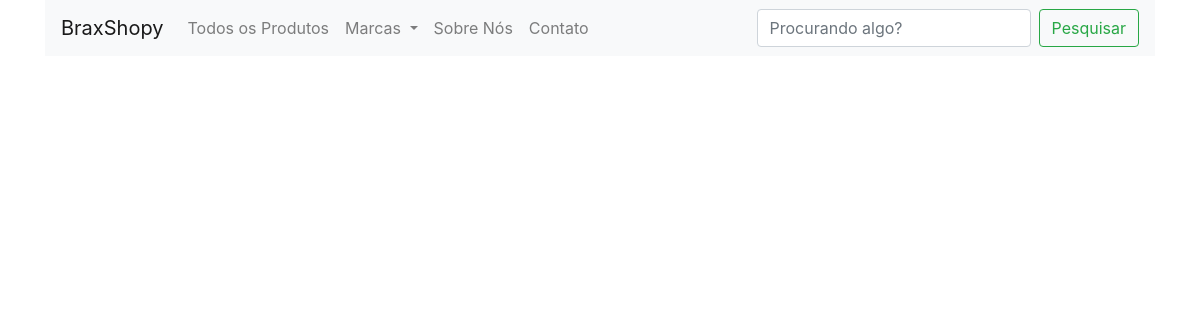
Before: / with the older database file.
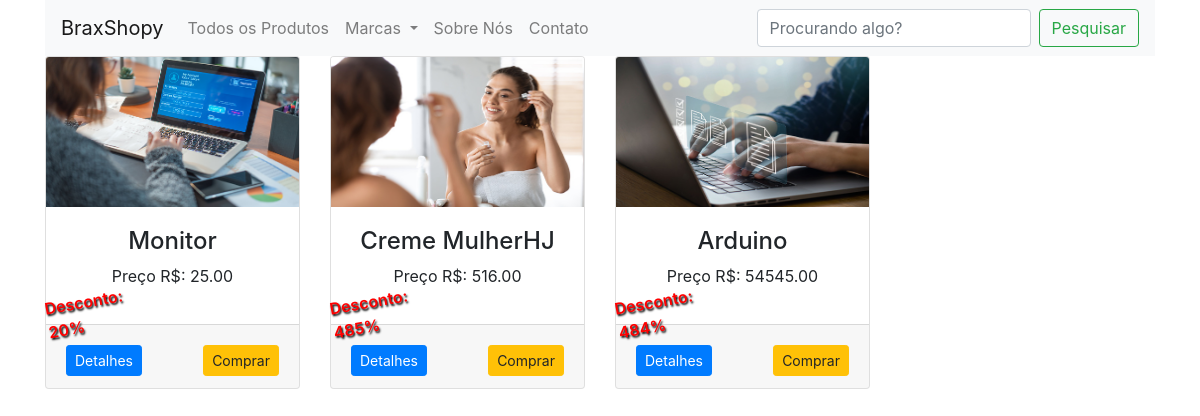
After: the same page with the newer database file.
### shop/products/models.py (models this page shows, shortened)
class Produtos(db.Model):
    id = db.Column(db.Integer, primary_key=True)
    name = db.Column(db.String(80), nullable=False)
    price = db.Column(db.Numeric(10,2), nullable=False)
    discount = db.Column(db.Integer, default=0)
    stock = db.Column(db.Integer, nullable=False)
    colors = db.Column(db.Text, nullable=False)
    description = db.Column(db.Text, nullable=False)
    pub_date = db.Column(db.DateTime, nullable=False, default=datetime.utcnow)
    marca_id = db.Column(db.Integer, db.ForeignKey('marcas.id', ondelete='CASCADE'), nullable=False)
    marca = db.relationship('Marcas', backref=db.backref('marcas', lazy=True))
    categoria_id = db.Column(db.Integer, db.ForeignKey('categorias.id', ondelete='CASCADE'), nullable=False)
    categoria = db.relationship('Categorias', backref=db.backref('categorias', lazy=True))
    img1 = db.Column(db.String(150), nullable=False, default="image.jpeg")
    img2 = db.Column(db.String(150), nullable=False, default="image.jpeg")
    img3 = db.Column(db.String(150), nullable=False, default="image.jpeg")

### shop/products/routes.py (the view)
@app.route('/')
def home():
    produtos = Produtos.query.filter(Produtos.stock > 0)
    marcas = Marcas.query.all()
    return render_template('products/index.html', produtos=produtos, marcas=marcas)

### shop/templates/products/index.html
{% extends "layout.html" %}
{% block content %}
<div class="container">
  <div class="row">
    {% if marca %}
    {% for m in marca %}
    <div class="col-md-3">
      <div class="card">
        <img src="{{url_for('static', filename='images/' + m.img1)}}" class="card-img-top" height="150" alt="">
        <div class="card-body">
          {% if m.discount > 0 %}
          <p
            style="text-shadow: 1px 2px 2px #000; color: #f00; transform: rotate(-10deg); position: absolute; top: 70%; right: 65%; font-weight: 600;">
            Desconto: {{m.discount}}%</p>
          {% endif %}
          <h4 class="text-center">{{m.name}}</h4>
          <p class="text-center">Preço R$: {{m.price}}</p>
        </div>
        <div class="card-footer">
          <a href="#" class="float-left btn btn-sm btn-primary mt-2">Detalhes</a>
          <a href="#" class="float-right btn btn-sm btn-warning mt-2">Comprar</a>
        </div>
      </div>
    </div>
    {% endfor %}
    {% else %}
    {% for produto in produtos %}
    <div class="col-md-3">
      <div class="card">
        <img src="{{url_for('static', filename='images/' + produto.img1)}}" class="card-img-top" height="150" alt="">
        <div class="card-body">
          {% if produto.discount > 0 %}
          <p
            style="text-shadow: 1px 2px 2px #000; color: #f00; transform: rotate(-10deg); position: absolute; top: 70%; right: 65%; font-weight: 600;">
            Desconto: {{produto.discount}}%</p>
            {% endif %}
            <h4 class="text-center">{{produto.name}}</h4>
            <p class="text-center">Preço R$: {{produto.price}}</p>
          </div>
          <div class="card-footer">
            <a href="#" class="float-left btn btn-sm btn-primary mt-2">Detalhes</a>
            <a href="#" class="float-right btn btn-sm btn-warning mt-2">Comprar</a>
          </div>
      </div>
    </div>
    {% endfor %}
    {% endif %}
  </div>
</div>
{% endblock content %}

### shop/templates/layout.html (shortened to what this page needs)
<!doctype html>
<html lang="en">
<head>
  <link rel="stylesheet" href="{{url_for('static', filename='css/dark-mode.css')}}">
  <link rel="stylesheet" href="{{url_for('static', filename='css/bootstrap.min.css')}}">
</head>
<body>
  <div class="container">
    <nav class="navbar navbar-expand-lg navbar-light bg-light">
      <a class="navbar-brand" href="/">BraxShopy</a>
      <div class="collapse navbar-collapse" id="navbarSupportedContent">
        <ul class="navbar-nav mr-auto">
          <li class="nav-item">
            <a class="nav-link" href="/">Todos os Produtos</a>
          </li>
          <li class="nav-item dropdown">
            <a class="nav-link dropdown-toggle" href="#" id="navbarDropdown" role="button" data-toggle="dropdown" aria-haspopup="true" aria-expanded="false">
              Marcas
            </a>
          </li>
          <li class="nav-item">
          <li class="nav-item">
            <a class="nav-link" href="#">Sobre Nós</a>
          </li>
          <li class="nav-item">
            <a class="nav-link" href="#">Contato</a>
          </li>
        </ul>
        <form class="form-inline my-2 my-lg-0">
          <input class="form-control mr-sm-2" type="search" placeholder="Procurando algo?" aria-label="Search">
          <button class="btn btn-outline-success my-2 my-sm-0" type="submit">Pesquisar</button>
        </form>
      </div>
    </nav>
  </div>
  {% block content %}
  {% endblock content %}
</body>
</html>

### shop/static/css/dark-mode.css (style rules this page uses)
body { color: #ffffff; background-color: #222; }
a { color: #ff0; }
.btn { color: #fff; background-color: #444; }

Changed rows visible on the page:
added Produtos: img1 (picture), discount "20", name "Monitor", price "25.00"
added Produtos: img1 (picture), discount "485", name "Creme MulherHJ", price "516.00"
added Produtos: img1 (picture), discount "484", name "Arduino", price "54545.00"
